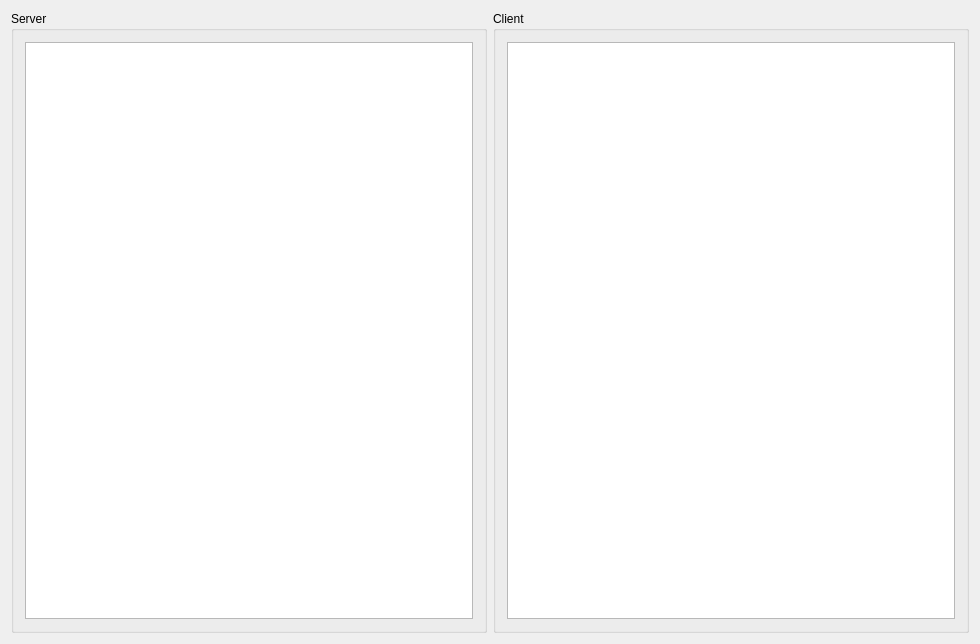
<?xml version="1.0" encoding="UTF-8"?>
<ui version="4.0">
 <class>RRDialog01</class>
 <widget class="QWidget" name="RRDialog01">
  <property name="geometry">
   <rect>
    <x>0</x>
    <y>0</y>
    <width>980</width>
    <height>644</height>
   </rect>
  </property>
  <property name="windowTitle">
   <string>RRDialog01</string>
  </property>
  <layout class="QHBoxLayout" name="horizontalLayout">
   <item>
    <widget class="QGroupBox" name="groupBox">
     <property name="title">
      <string>Server</string>
     </property>
     <layout class="QVBoxLayout" name="verticalLayout">
      <item>
       <widget class="QTextEdit" name="teRep"/>
      </item>
     </layout>
    </widget>
   </item>
   <item>
    <widget class="QGroupBox" name="groupBox_2">
     <property name="title">
      <string>Client</string>
     </property>
     <layout class="QVBoxLayout" name="verticalLayout_2">
      <item>
       <widget class="QTextEdit" name="teReq"/>
      </item>
     </layout>
    </widget>
   </item>
  </layout>
 </widget>
 <layoutdefault spacing="6" margin="11"/>
 <resources/>
 <connections/>
</ui>
